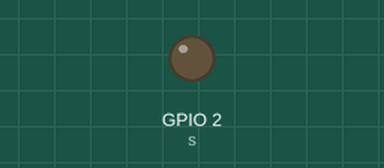
This sketch was run on a simulated ESP32. On the bench: output pins drawn as LEDs (lit = HIGH). WiFi joins after 1.5 s; servers stay silent unless stated; network time is answered at once with the bench clock; the local clock reads 2024-03-15 10:24:30 at power-on unless the sketch sets it; what the sketch prints to the serial monitor is not drawn.

Above: at 0.1 s.
At 1.3 s:
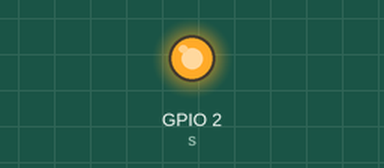
Timing chart, 0 to 2.8 s (numbered marks = the images above):
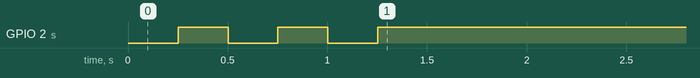

The sketch:

SyncRTCNTPtest.ino
```cpp
//ini hanya pseudocode, eh ngga deng

// LIBRARY
#include <WiFi.h>
#include <HTTPClient.h>
#include <Wire.h>
#include "RTClib.h"
#include <NTPClient.h>
RTC_DS3231 rtc;
char daysOfTheWeek[7][12] = {"Sunday", "Monday", "Tuesday", "Wednesday", "Thursday", "Friday", "Saturday"};
IPAddress staticIP(172,16,3,80); // IP the board
IPAddress gateway(172,16,3,254);
IPAddress subnet(255,255,0,0);
const int s = 2;//light status
const char *ssid     = "MES";
const char *password = "00000000";
WiFiUDP ntpUDP;
NTPClient timeClient(ntpUDP, "172.16.1.16", 25200);

void setup() {
  pinMode(s, OUTPUT);
  Serial.begin(115200);
  WiFi.begin(ssid, password);
  WiFi.config(staticIP, gateway, subnet);
  while(WiFi.status() != WL_CONNECTED) {
    delay(250);
    digitalWrite(s, HIGH);
    delay(250);
    digitalWrite(s, LOW);
  }
  digitalWrite(s, HIGH);
  timeClient.begin();
  if (! rtc.begin()) {
    digitalWrite(s, LOW);
    while (1);
  }
  timeClient.update();
  unsigned long epoc = timeClient.getEpochTime();
  String formattedDate = timeClient.getFormattedDate();
  int yr = formattedDate.substring(0, 4).toInt();
  int mn = formattedDate.substring(5, 7).toInt();
  int dt = formattedDate.substring(8, 10).toInt();
  if (epoc > 200)
  {
    rtc.adjust(DateTime(yr, mn, dt, timeClient.getHours(), timeClient.getMinutes(), timeClient.getSeconds()));
  }
}

void loop() {
  DateTime now = rtc.now();
  timeClient.update();
  Serial.print(daysOfTheWeek[timeClient.getDay()]);
  Serial.print(", ");
  Serial.println(timeClient.getFormattedDate());
  Serial.println(timeClient.getFormattedTime());
  Serial.println(timeClient.getEpochTime());
  Serial.print(timeClient.getHours());
  Serial.print(":");
  Serial.print(timeClient.getMinutes());
  Serial.print(":");
  Serial.println(timeClient.getSeconds());
  Serial.println("-----------------------------");
  Serial.print(" (");
  Serial.print(daysOfTheWeek[now.dayOfTheWeek()]);
  Serial.print(") ");
  Serial.print(now.year(), DEC);
  Serial.print('/');
  Serial.print(now.month(), DEC);
  Serial.print('/');
  Serial.print(now.day(), DEC);
  Serial.print(" - ");
  Serial.print(now.hour(), DEC);
  Serial.print(':');
  Serial.print(now.minute(), DEC);
  Serial.print(':');
  Serial.print(now.second(), DEC);
  Serial.println();
  Serial.println(now.unixtime());
  Serial.println("-----------------------------");

  delay(1000);


}
```
